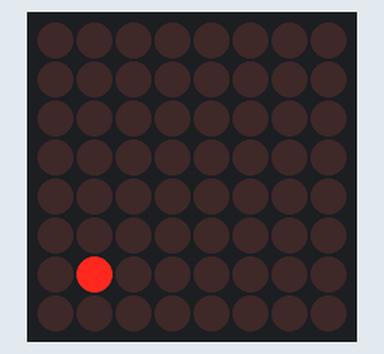
Bench run of a sketch on a simulated Arduino Mega 2560, built with avr-gcc and run on an emulated ATmega2560. Parts: 8×8 LED matrix.

Above: at 0.1 s.
At 1.1 s:
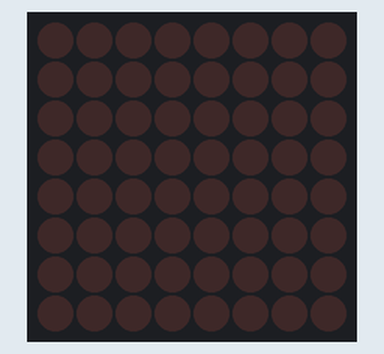

Measured:
- what the display in image 1 shows lasts 1.0 s, from 1.0 s to 2.0 s

The sketch:

test-max7219.ino
```cpp
#include "LedControl.h"

LedControl ledMatrix = LedControl(51, 52, 53, 1);

void setup() {
    ledMatrix.shutdown(0, false);
    ledMatrix.setIntensity(0,8);
    ledMatrix.clearDisplay(0);

}

void loop() {
  // put your main code here, to run repeatedly:
  ledMatrix.setLed(0, 6, 1, true);
  //ledMatrix.setLed(0, 6, 0, true);
  //ledMatrix.setLed(0, 7, 1, true);
  delay(1000);
  ledMatrix.setLed(0, 6, 1, false);
  //ledMatrix.setLed(0, 6, 0, false);
  //ledMatrix.setLed(0, 7, 1, false);
  delay(1000);
}
```
